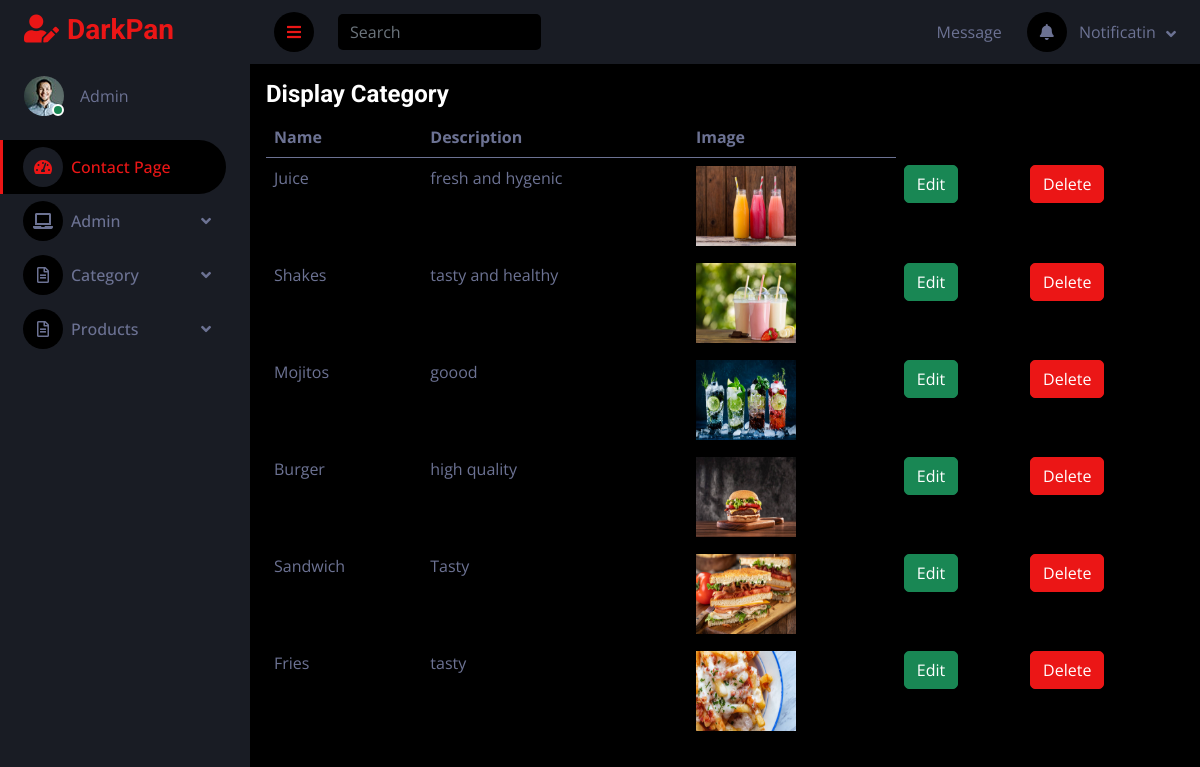
Screenshot of /backent/displaycategoryfn/ with the database file from the repository.
### backent/models.py (models this page shows)
class addcategorydb(models.Model):
    Name = models.CharField(max_length=100, null=True, blank=True)
    Description = models.CharField(max_length=500, null=True, blank=True)
    Image = models.ImageField(upload_to="profile", null=True, blank=True)

### backent/views.py (the view)
# urls.py: path('displaycategoryfn/', views.displaycategoryfn, name="displaycategoryfn"),
def displaycategoryfn(request):
    data = addcategorydb.objects.all()
    return render(request, "Displaycategory.html", {'data':data})

### backent/templates/Displaycategory.html (shortened to what this page needs)
<!DOCTYPE html>
{% extends 'index.html' %}
{% block content %}
<html lang="en">
<head>
</head>
<body>
                  <div class="card-body">
                    <h4 class="card-title">Display Category</h4>
                    <div class="table-responsive">
                      <table class="table">
                        <thead>
                          <tr>
                            <th>Name</th>
                            <th>Description</th>
                            <th>Image</th>
                          </tr>
                        </thead>
                        <tbody>
                        {% for d in data %}
                        <tr>
                            <td>
                                {{ d.Name }}
                            </td>
                            <td>
                                {{ d.Description }}
                            </td>
                            <td>
                                <img src="{{ d.Image.url }}" width="100px" height="80px">
                            </td>
                            <td>
                                <form action="{% url 'edtcategory' dataid=d.id %}">
                                    <button type="submit" class="btn btn-success">Edit</button>
                                </form>
                            </td>
                            <td>
                                <form action="{% url 'Deletecategory' dataid=d.id %}">
                                    <button type="submit" class="btn btn-primary">Delete</button>
                                </form>
                            </td>
                        </tr>
                             {% endfor %}
                        </tbody>
                      </table>
                    </div>
                  </div>
</body>
</html>
{% endblock %}

### backent/templates/index.html (shortened to what this page needs)
<!DOCTYPE html>
{% load static %}
<html lang="en">
<head>
    <link href="https://cdnjs.cloudflare.com/ajax/libs/font-awesome/5.10.0/css/all.min.css" rel="stylesheet">
    <link href="https://cdn.jsdelivr.net/npm/bootstrap-icons@1.4.1/font/bootstrap-icons.css" rel="stylesheet">
    <link href="{% static 'lib/owlcarousel/assets/owl.carousel.min.css' %}" rel="stylesheet">
    <link href="{% static 'lib/tempusdominus/css/tempusdominus-bootstrap-4.min.css' %}" rel="stylesheet" />
    <link href="{% static 'css/bootstrap.min.css' %}" rel="stylesheet">
    <link href="{% static 'css/style.css' %}" rel="stylesheet">
</head>
<body>
    <div class="container-fluid position-relative d-flex p-0">
        <div class="sidebar pe-4 pb-3">
            <nav class="navbar bg-secondary navbar-dark">
                <a href="index.html" class="navbar-brand mx-4 mb-3">
                    <h3 class="text-primary"><i class="fa fa-user-edit me-2"></i>DarkPan</h3>
                </a>
                <div class="d-flex align-items-center ms-4 mb-4">
                    <div class="position-relative">
                        <img class="rounded-circle" src="{% static 'img/user.jpg' %}" alt="" style="width: 40px; height: 40px;">
                        <div class="bg-success rounded-circle border border-2 border-white position-absolute end-0 bottom-0 p-1"></div>
                    </div>
                    <div class="ms-3">
                        <span>Admin</span>
                    </div>
                </div>
                <div class="navbar-nav w-100">
                    <a href="{% url 'displaycontactpage' %}" class="nav-item nav-link active"><i class="fa fa-tachometer-alt me-2"></i>Contact Page</a>
                    <div class="nav-item dropdown">
                        <a href="#" class="nav-link dropdown-toggle" data-bs-toggle="dropdown"><i class="fa fa-laptop me-2"></i>Admin</a>
                    </div>
                    <div class="nav-item dropdown">
                        <a href="#" class="nav-link dropdown-toggle" data-bs-toggle="dropdown"><i class="far fa-file-alt me-2"></i>Category</a>
                    </div>
                    <div class="nav-item dropdown">
                        <a href="#" class="nav-link dropdown-toggle" data-bs-toggle="dropdown"><i class="far fa-file-alt me-2"></i>Products</a>
                    </div>
                </div>
            </nav>
        </div>
        <div class="content">
            <nav class="navbar navbar-expand bg-secondary navbar-dark sticky-top px-4 py-0">
                <a href="#" class="sidebar-toggler flex-shrink-0">
                    <i class="fa fa-bars"></i>
                </a>
                <form class="d-none d-md-flex ms-4">
                    <input class="form-control bg-dark border-0" type="search" placeholder="Search">
                </form>
                <div class="navbar-nav align-items-center ms-auto">
                            <span class="d-none d-lg-inline-flex">Message</span>
                    <div class="nav-item dropdown">
                        <a href="#" class="nav-link dropdown-toggle" data-bs-toggle="dropdown">
                            <i class="fa fa-bell me-lg-2"></i>
                            <span class="d-none d-lg-inline-flex">Notificatin</span>
                        </a>
                    </div>
                </div>
            </nav>
             {% block content %}{% endblock %}
        </div>
    </div>
</body>
</html>

### backent/static/css/style.css (style rules this page uses)
:root { --primary: #EB1616; --secondary: #191C24; --light: #6C7293; --dark: #000000; }
.btn { transition: .5s; }
.sidebar { position: fixed; top: 0; left: 0; bottom: 0; width: 250px; height: 100vh; overflow-y: auto; background: var(--secondary); transition: 0.5s; z-index: 999; }
.content { margin-left: 250px; min-height: 100vh; background: var(--dark); transition: 0.5s; }
@media (min-width: 992px) { .sidebar { margin-left: 0; } }
@media (min-width: 992px) { .content { width: calc(100% - 250px); } }
.sidebar .navbar .navbar-nav .nav-link { padding: 7px 20px; color: var(--light); font-weight: 500; border-left: 3px solid var(--secondary); border-radius: 0 30px 30px 0; outline: none; }
.sidebar .navbar .navbar-nav .nav-link:hover, .sidebar .navbar .navbar-nav .nav-link.active { color: var(--primary); background: var(--dark); border-color: var(--primary); }
.sidebar .navbar .navbar-nav .nav-link i { width: 40px; height: 40px; display: inline-flex; align-items: center; justify-content: center; background: var(--dark); border-radius: 40px; }
.sidebar .navbar .navbar-nav .nav-link:hover i, .sidebar .navbar .navbar-nav .nav-link.active i { background: var(--secondary); }
.sidebar .navbar .dropdown-toggle::after { position: absolute; top: 15px; right: 15px; border: none; content: "\f107"; font-family: "Font Awesome 5 Free"; font-weight: 900; transition: .5s; }
.content .navbar .navbar-nav .nav-link { margin-left: 25px; padding: 12px 0; color: var(--light); outline: none; }
.content .navbar .sidebar-toggler, .content .navbar .navbar-nav .nav-link i { width: 40px; height: 40px; display: inline-flex; align-items: center; justify-content: center; background: var(--dark); border-radius: 40px; }
.content .navbar .dropdown-toggle::after { margin-left: 6px; vertical-align: middle; border: none; content: "\f107"; font-family: "Font Awesome 5 Free"; font-weight: 900; transition: .5s; }

### rows the page displays
addcategorydb: Name "Juice", Description "fresh and hygenic", Image (picture)
addcategorydb: Name "Shakes", Description "tasty and healthy", Image (picture)
addcategorydb: Name "Mojitos", Description "goood", Image (picture)
addcategorydb: Name "Burger", Description "high quality", Image (picture)
addcategorydb: Name "Sandwich", Description "Tasty", Image (picture)
addcategorydb: Name "Fries", Description "tasty", Image (picture)
